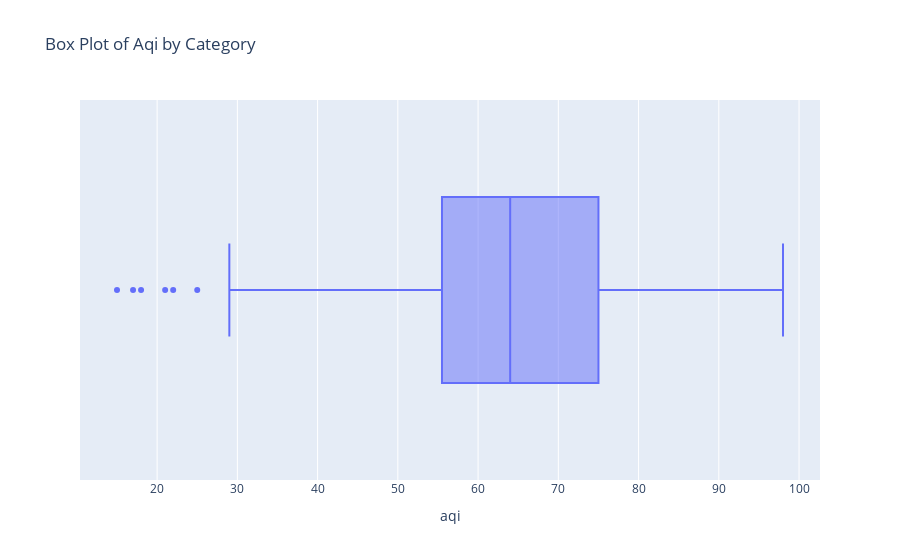

The notebook cell this image was saved under:
### Code cell
# Box Plot

column = 'aqi'

fig_box = px.box(df, x=column, title=f'Box Plot of {column.capitalize()} by Category')
fig_box.show()

### Figure 1 — Plotly figure (JSON) as saved in the notebook; plotly's stock layout.template omitted (floating-point values rounded to 4 significant figures)
{"data": [{"alignmentgroup": "True", "hovertemplate": "aqi=%{x}<extra></extra>", "legendgroup": "", "marker": {"color": "#636efa"}, "name": "", "notched": false, "offsetgroup": "", "orientation": "h", "showlegend": false, "type": "box", "x": [84, 98, 95, 92, 90, 82, 73, 65, 57, 64, 72, 72, 73, 74, 74, 75, 76, 72, 67, 63, 61, 59, 56, 55, 54, 55, 55, 56, 56, 64, 71, 78, 77, 77, 76, 75, 74, 74, 76, 78, 80, 80, 80, 80, 75, 70, 65, 64, 64, 63, 58, 53, 46, 37, 29, 22, 18, 15, 17, 21, 25, 29, 39, 49, 54, 56, 59, 61, 62, 62, 63, 61], "x0": " ", "xaxis": "x", "y0": " ", "yaxis": "y"}], "layout": {"boxmode": "group", "legend": {"tracegroupgap": 0}, "title": {"text": "Box Plot of Aqi by Category"}, "xaxis": {"anchor": "y", "domain": [0, 1], "title": {"text": "aqi"}}, "yaxis": {"anchor": "x", "domain": [0, 1]}}}
